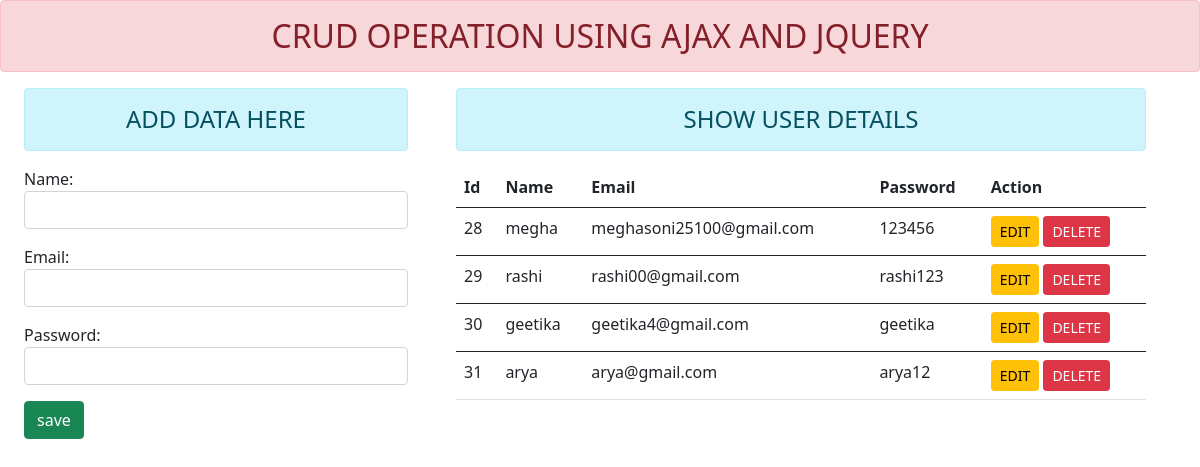
The page / on the database its author committed.
### app/models.py (models this page shows)
class User(models.Model):
    name=models.CharField(max_length=50)
    email=models.EmailField(max_length=100)
    password=models.CharField(max_length=50)

### app/views.py (the view)
# urls.py: path('',views.Home,name='home'),
def Home(request):
    form=RegisterForm()
    details=User.objects.all()
    return render(request, 'app/base.html',{'form':form,'details':details})

### app/forms.py
class RegisterForm(forms.ModelForm):
    class Meta:
        model= User
        fields=['name','email','password']
        widgets={
        'name':forms.TextInput(attrs={'class':'form-control', 'id':'nameid'}),
        'email':forms.TextInput(attrs={'class':'form-control', 'id':'emailid'}),
        'password':forms.PasswordInput(attrs={'class':'form-control', 'id':'passwordid'})
        }

### app/templates/app/base.html (shortened to what this page needs)
{% load static %}
<!DOCTYPE html>
<html lang="en">
<head>
    <link rel="stylesheet" href="{% static 'app/css/bootstrap.css' %}">
</head>
<body>
    <h2 class="text-center alert alert-danger">CRUD OPERATION USING AJAX AND JQUERY</h2>
    <div class="row">
        <div class="col-sm-4 mx-4">
            <h4 class="text-center alert alert-info">ADD DATA HERE</h4>
            <form action="" method="post">
                {{form.as_p}}
                <input type="submit" class="btn btn-success btn-save" value="save" id="btnsave">
            </form>
        </div>
        <div class="col-sm-7">
            <h4 class="text-center alert alert-info"> SHOW USER DETAILS</h4>
            <table class="table table-hover">
                <thead>
                    <tr>
                        <th>Id</th>
                        <th>Name</th>
                        <th>Email</th>
                        <th>Password</th>
                        <th>Action</th>
                    </tr>
                </thead>
                <tbody id="tbody">
                    {% for s in details %}
                    <tr>
                        <td>{{s.id}}</td>
                        <td>{{s.name}}</td>
                        <td>{{s.email}}</td>
                        <td>{{s.password}}</td>
                        <td><input type="submit" data-sid="{{s.id}}" value="EDIT" class="btn btn-warning btn-sm editbtn">
                        <input type="submit" data-sid="{{s.id}}" value="DELETE" class="btn btn-danger btn-sm delbtn"></td>
                    </tr>
                </tbody>
                    {% endfor %}
            </table>
        </div>
    </div>
</body>
</html>

### rows shown on the page
User: id "28", name "megha", email "meghasoni25100@gmail.com", password "123456"
User: id "29", name "rashi", email "rashi00@gmail.com", password "rashi123"
User: id "30", name "geetika", email "geetika4@gmail.com", password "geetika"
User: id "31", name "arya", email "arya@gmail.com", password "arya12"
